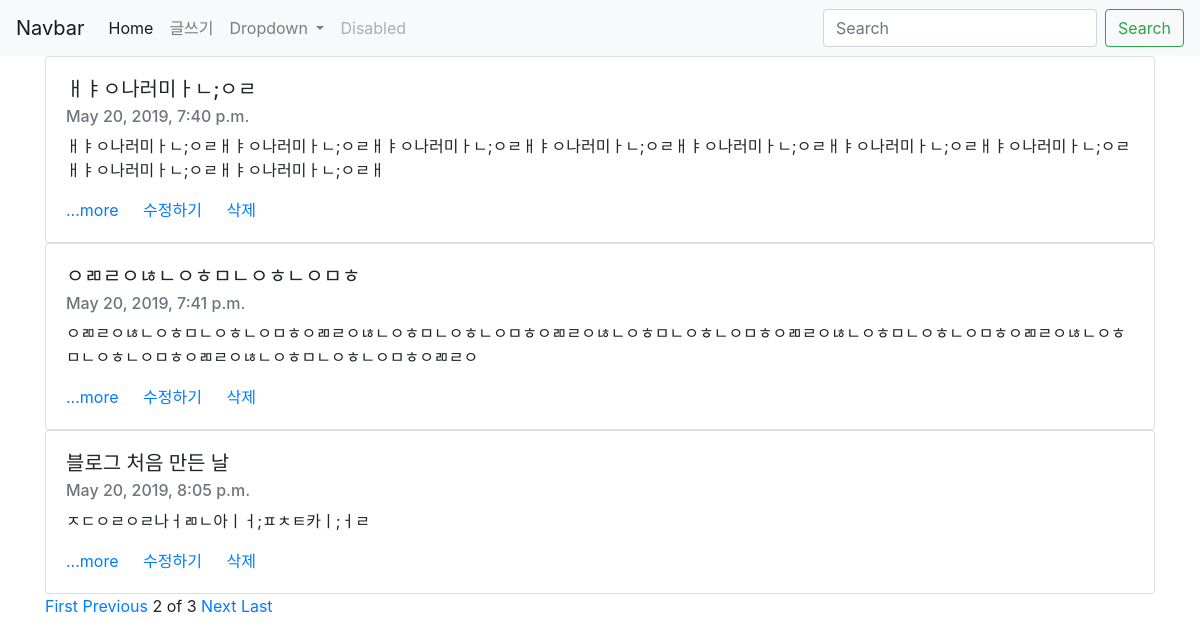
Screenshot of /?page=2 with the database file from the repository.
### blog/models.py (models this page shows, shortened)
class Blog(models.Model):
    title = models.CharField(max_length = 200)
    pub_date = models.DateTimeField('date published')
    body = models.TextField()
    def summary(self):
        return self.body[:100] #글이 길어지면 자름. 글자 100개까지만 볼 수 있게

### blog/views.py (the view)
# urls.py: 2. Add a URL to urlpatterns:  path('', views.home, name='home')
def home(request):
    blogs = Blog.objects
    blog_list = Blog.objects.all()
    paginator = Paginator(blog_list, 3)
    page = request.GET.get('page')
    posts = paginator.get_page(page)
    return render(request, "home.html", {'blogs':blogs, 'posts':posts})

### blog/templates/home.html (shortened to what this page needs)
<!DOCTYPE html>
<html lang="en">
<head>
    <link rel="stylesheet" href="https://stackpath.bootstrapcdn.com/bootstrap/4.3.1/css/bootstrap.min.css">
</head>
<body>
    <nav class="navbar navbar-expand-lg navbar-light bg-light">
        <a class="navbar-brand" href="#">Navbar</a>
        <div class="collapse navbar-collapse" id="navbarSupportedContent">
            <ul class="navbar-nav mr-auto">
            <li class="nav-item active">
                <a class="nav-link" href="#">Home <span class="sr-only">(current)</span></a>
            </li>
            <li class="nav-item">
                <a class="nav-link" href="{%url 'new'%}">글쓰기</a>
            </li>
            <li class="nav-item dropdown">
                <a class="nav-link dropdown-toggle" href="#" id="navbarDropdown" role="button" data-toggle="dropdown" aria-haspopup="true" aria-expanded="false">
                Dropdown
                </a>
            </li>
            <li class="nav-item">
                <a class="nav-link disabled" href="#" tabindex="-1" aria-disabled="true">Disabled</a>
            </li>
            </ul>
            <form class="form-inline my-2 my-lg-0">
            <input class="form-control mr-sm-2" type="search" placeholder="Search" aria-label="Search">
            <button class="btn btn-outline-success my-2 my-sm-0" type="submit">Search</button>
            </form>
        </div>
    </nav>
{% for blog in posts %}
<div class="container">
<div class="card">
    <div class="card-body">
        <h5 class="card-title">{{blog.title}}</h5>
        <h6 class="card-subtitle mb-2 text-muted">{{blog.pub_date}}</h6>
        <p>{{blog.summary}}</p>
        <a href="{%url 'detail' blog.id%}" class="card-link"> ...more </a>
        <a href="{%url 'edit' blog.id %}" class="card-link">수정하기</a>
        <a href="{%url 'delete' blog.id %}" class="card-link">삭제</a>
</div>
</div>
</div>
{%endfor%}
<div class = "container">
    {%if posts.has_previous%}
    <a href="?page=1">First</a>
    <a href="?page={{post.previous_page_number}}">Previous</a>
    {%endif%}
    <span>{{posts.number}}</span>
    <span>of</span>
    <span>{{posts.paginator.num_pages}}</span>
    {%if posts.has_next%}
    <a href="?page={{posts.next_page_number}}">Next</a>
    <a href="?page={{posts.paginator.num_pages}}">Last</a>
    {%endif%}
</div>
</body>
</html>

### rows the page displays
Blog: title "ㅐㅑㅇ나러미ㅏㄴ;ㅇㄹ", pub_date "May 20, 2019, 7:40 p.m.", summary "ㅐㅑㅇ나러미ㅏㄴ;ㅇㄹㅐㅑㅇ나러미ㅏㄴ;ㅇㄹㅐㅑㅇ나러미ㅏㄴ;ㅇㄹㅐㅑㅇ나러미ㅏㄴ;ㅇㄹㅐㅑㅇ나러미ㅏㄴ;ㅇㄹㅐㅑㅇ나러미ㅏㄴ;ㅇㄹㅐㅑㅇ나러미ㅏㄴ;ㅇㄹㅐㅑㅇ나러미ㅏㄴ;ㅇㄹㅐㅑㅇ나러미ㅏㄴ;ㅇㄹㅐ"
Blog: title "ㅇㄻㄹㅇㄶㄴㅇㅎㅁㄴㅇㅎㄴㅇㅁㅎ", pub_date "May 20, 2019, 7:41 p.m.", summary "ㅇㄻㄹㅇㄶㄴㅇㅎㅁㄴㅇㅎㄴㅇㅁㅎㅇㄻㄹㅇㄶㄴㅇㅎㅁㄴㅇㅎㄴㅇㅁㅎㅇㄻㄹㅇㄶㄴㅇㅎㅁㄴㅇㅎㄴㅇㅁㅎㅇㄻㄹㅇㄶㄴㅇㅎㅁㄴㅇㅎㄴㅇㅁㅎㅇㄻㄹㅇㄶㄴㅇㅎㅁㄴㅇㅎㄴㅇㅁㅎㅇㄻㄹㅇㄶㄴㅇㅎㅁㄴㅇㅎㄴㅇㅁㅎㅇㄻㄹㅇ"
Blog: title "블로그 처음 만든 날", pub_date "May 20, 2019, 8:05 p.m.", summary "ㅈㄷㅇㄹㅇㄹ나ㅓㄻㄴ아ㅣㅓ;ㅍㅊㅌ카ㅣ;ㅓㄹ"

### other values shown
{{ posts.number }} "2"
{{ posts.paginator.num_pages }} "3"
